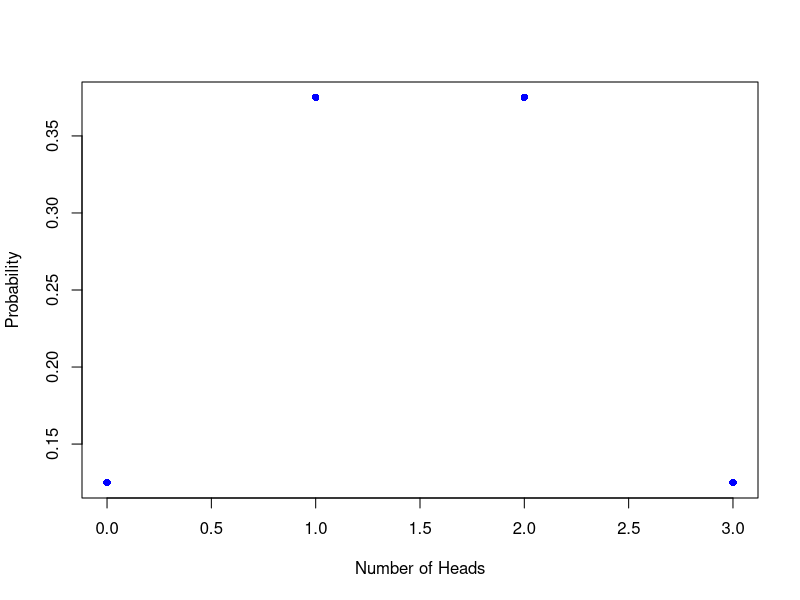

The R source for this figure:
x <- c(0, 1, 2, 3)

y <- c(0.125, 0.375, 0.375, 0.125)

plot(x, y, col="blue", xlab="Number of Heads", ylab="Probability", pch=16)
